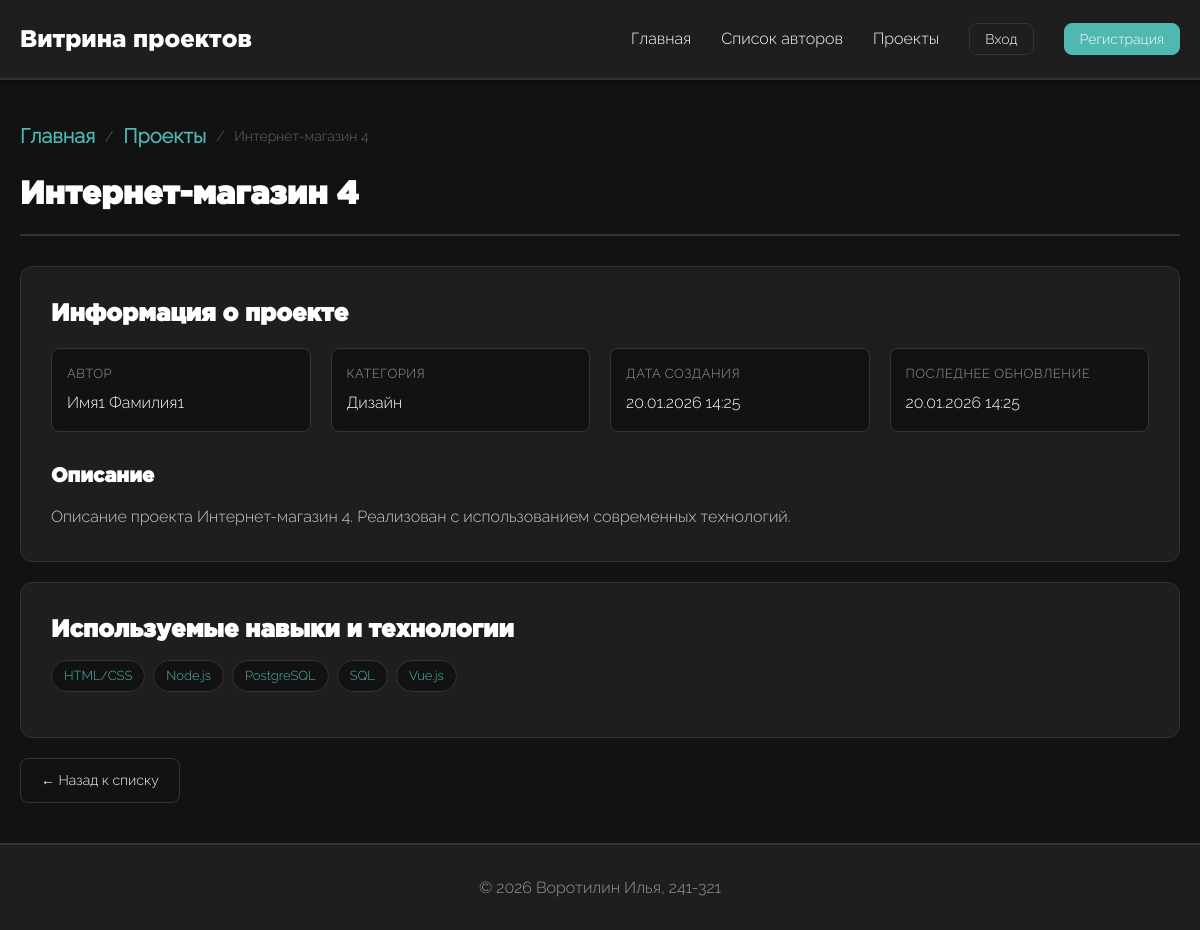
The page /projects/4/ on the database its author committed.
### portfolio/models.py (models this page shows, shortened)
class Project(models.Model):
    user = models.ForeignKey(
        User,
        on_delete=models.CASCADE,
        related_name='projects',
        verbose_name='Автор проекта'
    )
    category = models.ForeignKey(
        Category,
        on_delete=models.SET_NULL,
        null=True,
        blank=True,
        related_name='projects',
        verbose_name='Категория'
    )
    title = models.CharField(
        max_length=255,
        verbose_name='Название проекта'
    )
    description = models.TextField(
        blank=True,
        verbose_name='Описание проекта'
    )
    cover_image = models.ImageField(
        upload_to='projects/covers/%Y/%m/%d/',
        null=True,
        blank=True,
        verbose_name='Обложка проекта',
        validators=[FileExtensionValidator(allowed_extensions=['jpg', 'jpeg', 'png'])]
    )
    skills = models.ManyToManyField(
        Skill,
        through='ProjectSkill',
        related_name='projects',
        verbose_name='Навыки'
    )
    created_at = models.DateTimeField(
        auto_now_add=True,
        verbose_name='Дата создания'
    )
    updated_at = models.DateTimeField(
        auto_now=True,
        verbose_name='Дата изменения'
    )
    history = HistoricalRecords()
    class Meta:
        verbose_name = 'Проект'
        verbose_name_plural = 'Проекты'
        ordering = ['-created_at']
        indexes = [
            models.Index(fields=['-created_at']),
            models.Index(fields=['user', '-created_at']),
        ]
    def get_skills_count(self):
        return self.skills.count()
    get_skills_count.short_description = 'Количество навыков'

class User(AbstractUser):
    ROLE_CHOICES = [
        ('student', 'Студент'),
        ('teacher', 'Преподаватель'),
        ('admin', 'Администратор'),
    ]
    role = models.CharField(
        max_length=20,
        choices=ROLE_CHOICES,
        default='student',
        verbose_name='Роль'
    )
    photo = models.ImageField(
        upload_to='users/photos/%Y/%m/%d/',
        null=True,
        blank=True,
        verbose_name='Фотография профиля',
        validators=[FileExtensionValidator(allowed_extensions=['jpg', 'jpeg', 'png'])]
    )
    class Meta:
        verbose_name = 'Пользователь'
        verbose_name_plural = 'Пользователи'
        ordering = ['-date_joined']

class Category(models.Model):
    name = models.CharField(
        max_length=100,
        unique=True,
        verbose_name='Название категории'
    )
    created_at = models.DateTimeField(
        auto_now_add=True,
        verbose_name='Дата создания'
    )
    created_by = models.ForeignKey(
        User,
        on_delete=models.SET_NULL,
        null=True,
        blank=True,
        related_name='created_categories',
        verbose_name='Создал'
    )
    class Meta:
        verbose_name = 'Категория проекта'
        verbose_name_plural = 'Категории проектов'
        ordering = ['name']

class Skill(models.Model):
    name = models.CharField(
        max_length=100,
        unique=True,
        verbose_name='Название навыка'
    )
    created_at = models.DateTimeField(
        auto_now_add=True,
        verbose_name='Дата создания'
    )
    created_by = models.ForeignKey(
        User,
        on_delete=models.SET_NULL,
        null=True,
        blank=True,
        related_name='created_skills',
        verbose_name='Создал'
    )
    class Meta:
        verbose_name = 'Навык'
        verbose_name_plural = 'Навыки'
        ordering = ['name']

### portfolio/views.py (the view)
# urls.py: path('projects/<int:pk>/', views.ProjectDetailView.as_view(), name='project_detail'),
class ProjectDetailView(DetailView):
    model = Project
    template_name = 'portfolio/project_detail.html'
    context_object_name = 'project'

### portfolio/templates/portfolio/project_detail.html (shortened to what this page needs)
{% extends 'portfolio/base.html' %}
{% block content %}
<div class="breadcrumb">
    <a href="{% url 'portfolio:index' %}">Главная</a>
    <span>/</span>
    <a href="{% url 'portfolio:project_list' %}">Проекты</a>
    <span>/</span>
    <span>{{ project.title }}</span>
</div>
<div class="page-header">
    <h1>{{ project.title }}</h1>
</div>
<div class="detail-section">
    <h2>Информация о проекте</h2>
    <div class="info-grid">
        <div class="info-item">
            <div class="info-label">Автор</div>
            <div class="info-value">{{ project.user.get_full_name }}</div>
        </div>
        <div class="info-item">
            <div class="info-label">Категория</div>
            <div class="info-value">{{ project.category.name }}</div>
        </div>
        <div class="info-item">
            <div class="info-label">Дата создания</div>
            <div class="info-value">{{ project.created_at|date:"d.m.Y H:i" }}</div>
        </div>
        <div class="info-item">
            <div class="info-label">Последнее обновление</div>
            <div class="info-value">{{ project.updated_at|date:"d.m.Y H:i" }}</div>
        </div>
    </div>
    <div style="margin-top: 3rem;">
        <h3>Описание</h3>
        <p style="color: #ccc; line-height: 1.8; margin-top: 1rem;">{{ project.description }}</p>
    </div>
</div>
<div class="detail-section">
    <h2>Используемые навыки и технологии</h2>
    {% if project.skills.all %}
        <div class="skills-list" style="margin-top: 1.5rem;">
            {% for skill in project.skills.all %}
                <span class="skill-tag">{{ skill.name }}</span>
            {% endfor %}
        </div>
    {% else %}
        <p style="color: #999; margin-top: 1rem;">Навыки не указаны</p>
    {% endif %}
</div>
<div class="actions">
    <a href="{% url 'portfolio:project_list' %}" class="btn btn-secondary">← Назад к списку</a>
</div>
{% endblock %}

### portfolio/static/portfolio/css/style.css (style rules this page uses)
:root { --background-color: #121212; --default-color: #ffffff; --accent-color: #4eb8b1; --card-background: #1e1e1e; --border-color: #333333; --error-color: #cc4444; --success-color: #22aa55; font-size: 62.5%; }
* { box-sizing: border-box; margin: 0; padding: 0; }
body { font-family: "Raleway", sans-serif; background-color: var(--background-color); color: var(--default-color); font-size: 1.6rem; line-height: 1.6; min-height: 100vh; display: flex; flex-direction: column; }
h1, h2, h3, h4, h5, h6 { font-family: "Gotham", sans-serif; font-weight: 600; line-height: 1.3; margin-bottom: 1.5rem; color: var(--default-color); }
h1 { font-size: 3.2rem; }
h2 { font-size: 2.4rem; }
h3 { font-size: 2rem; }
a { font-family: "Raleway", sans-serif; font-weight: 600; font-size: 2rem; color: var(--default-color); text-decoration: none; transition: color 0.4s ease; }
.skills-list { display: flex; flex-wrap: wrap; gap: 0.8rem; margin-bottom: 1.5rem; }
.skill-tag { background-color: var(--background-color); border: 1px solid var(--border-color); padding: 0.5rem 1.2rem; border-radius: 20px; font-size: 1.3rem; color: var(--accent-color); transition: all 0.3s ease; }
.actions { display: flex; gap: 1rem; margin-top: auto; }
.btn { background-color: var(--accent-color); color: var(--default-color); border: 1px solid var(--accent-color); padding: 1rem 2rem; border-radius: 8px; font-size: 1.4rem; font-family: "Raleway", sans-serif; font-weight: 400; cursor: pointer; transition: all 0.3s ease; text-decoration: none; display: inline-flex; align-items: center; justify-content: center; gap: 0.5rem; }
.btn-secondary { background-color: transparent; border: 1px solid var(--border-color); color: var(--default-color); }
.page-header { display: flex; justify-content: space-between; align-items: center; margin-bottom: 3rem; padding-bottom: 2rem; border-bottom: 2px solid var(--border-color); }
.page-header h1 { margin-bottom: 0; }
.detail-section { background-color: var(--card-background); border: 1px solid var(--border-color); border-radius: 12px; padding: 3rem; margin-bottom: 2rem; }
.info-grid { display: grid; grid-template-columns: repeat(auto-fit, minmax(250px, 1fr)); gap: 2rem; margin: 2rem 0; }
.info-item { padding: 1.5rem; background-color: var(--background-color); border-radius: 8px; border: 1px solid var(--border-color); }
.info-label { font-size: 1.3rem; color: #999; margin-bottom: 0.5rem; text-transform: uppercase; letter-spacing: 0.5px; }
.info-value { font-size: 1.6rem; color: var(--default-color); font-weight: 500; }
.breadcrumb { display: flex; gap: 1rem; align-items: center; margin-bottom: 2rem; font-size: 1.4rem; color: #999; }
.breadcrumb a { color: var(--accent-color); }
.breadcrumb span { color: #666; }

### rows shown on the page
Project: title "Интернет-магазин 4", user.get_full_name "Имя1 Фамилия1", category.name "Дизайн", created_at "20.01.2026 14:25", updated_at "20.01.2026 14:25", description "Описание проекта Интернет-магазин 4. Реализован с использованием современных технологий."
Skill: name "HTML/CSS"
Skill: name "Node.js"
Skill: name "PostgreSQL"
Skill: name "SQL"
Skill: name "Vue.js"
